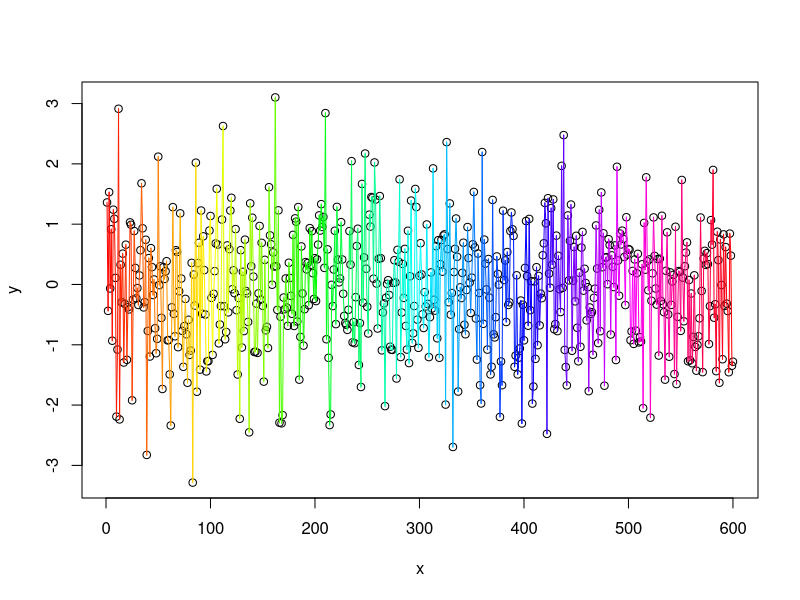
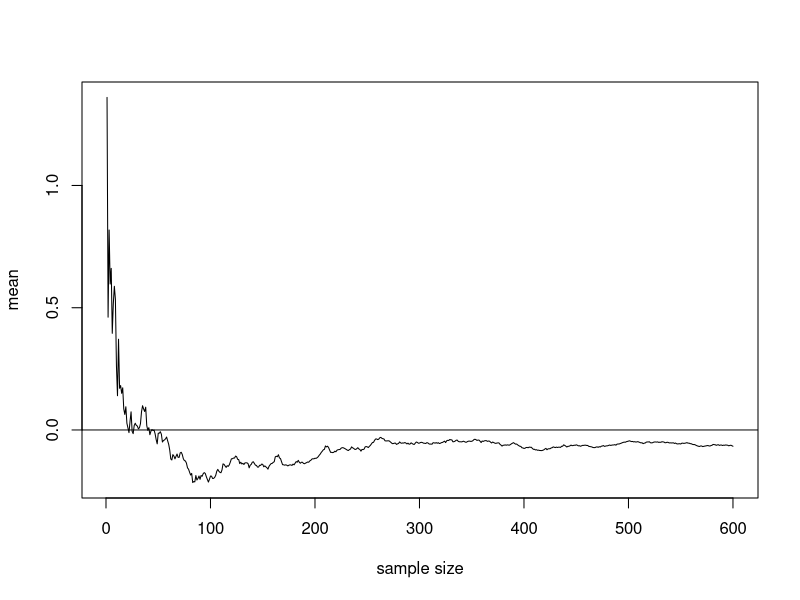
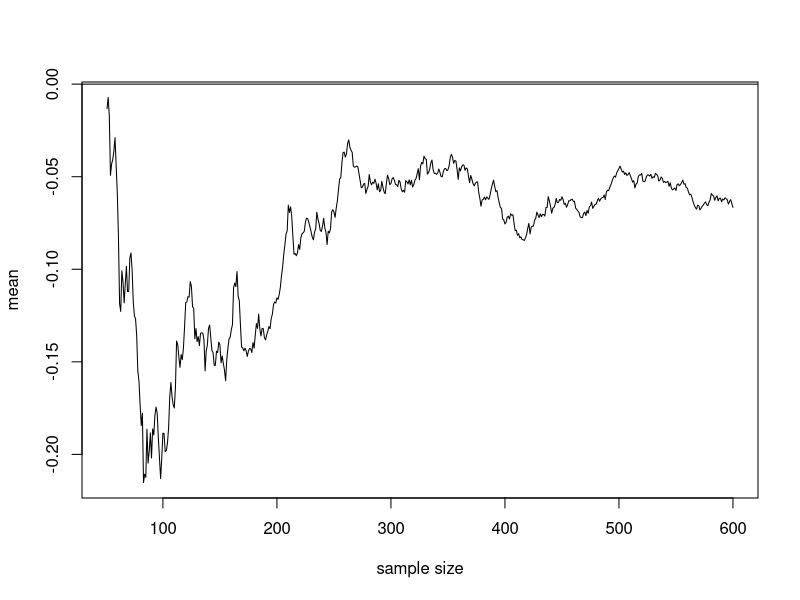
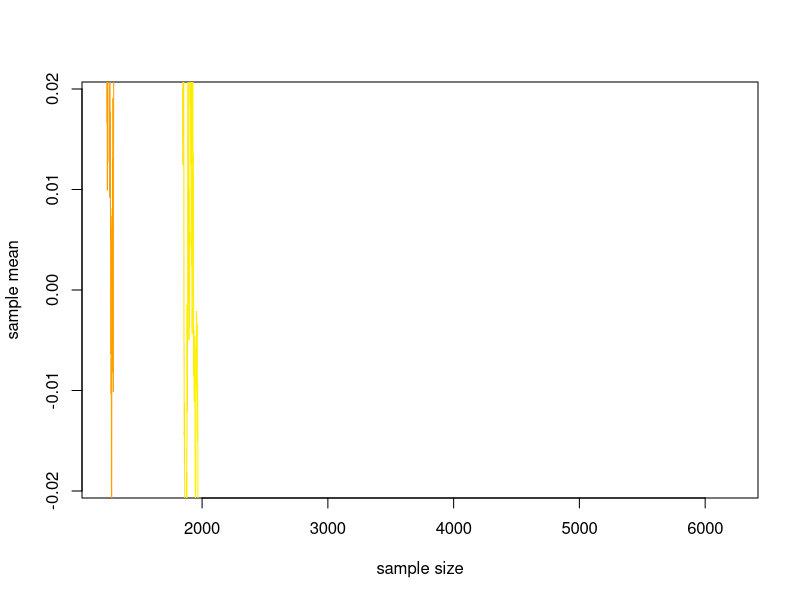

Recreate these plots in R, in order. (Note: a time limit stopped this script after it produced the figures.)
# Code File for Quneensland University of Technology: Bayesian Research and Applications Group's Introduction to R Course
# Course prepared and presented by Ben R. Fitzpatrick (ben.r.fitzpatrick@gmail.com) 14th of March 2012

# R is all about the free sharing of code with the proper acknowledgement of authorship so feel free share this file (just don't delete my name from it ;) and only add yours if you've improved it)

##############################
#                            #
#   This is code file 4      #
#   Intro to R Programming   #
#                            #
##############################


# Repetitions of a particular sequence of operations on successive selections of data possibly with a changes in the operations may be efficiently accomplished by utilising

# Control Flow

?Control

# and Logical statements

?Logic

# if(condition) action  # read as: if condition is true then perform actions

# Sorts of Conditions that might be used in an if() statement:

x <- 3

#Equality

x == 3 # logical test of whether the statement x = 3 is true

x == 4 # logical test of the whether the statement x = 4 is true

!(x == 4) # think of this as the negation of the result of the test of whether x = 4 is true

x == 2 & 3  # logical test of whether x = both 2 and 3

x == 2 | 3 # | is an 'inclusive or' so the test here is whether x (2, 3 or 2 & 3) if x = any of these then the statement is true

# works with vectors by testing element by element equality

y <- c(1,2,3)

z <- seq(1:3)

z == y

y[1] | y[2] == z[1] | z[3] # logical test of whether the 1st element of y or the 2nd element of y equal the 1st element of z or the 3rd element of z

# works for character vectors too

a <- c('alpha')

b <- c('alpha','beta','gamma')

a == b

# Relative Size

x < 3

x <= 3

x > 1

#  if(cond) expr

x

if(x==3) print('x = 3') # if x = 3 print 'x = 3'

if(x==3) print('x = 3') else print('x not equal to 3') # if x = 4 print 'x = 3', if x does not = 3 print 'x not equal to 4'

x <- 4

if(x==3) print('x = 3') else print('x not equal to 3')

# it's a bit hard to see the point of if() statements without a function
# so let's make a function that uses 'if else' statement to tell you whether a number is odd or even

# for the algorithm I have in mind we'll need the floor() command to round down (note: its opposite is ceiling() )

floor(35.5)
floor(1/3)
floor(4/3)

# and the paste command to create our output 

paste(4,c('is even'))

x

paste(x)

paste(x,c('is even'))

  if(x/2 == floor(x/2)) {paste(x,c('is even'))} else {paste(paste(x),c('is odd')) }

# try for a few x values

#e.g.

x <- 933

  if(x/2 == floor(x/2)) {paste(x,c('is even'))} else {paste(x,c('is odd')) }

#

# the process of defining x then re-entering the test can be streamlined by defining a function
# defining a function is creating you own custom R command

even <- function(x){

    if(x/2 == floor(x/2)) {paste(paste(x),c('is even'))} else {paste(paste(x),c('is odd')) }

  }

even(x=121)

even(121) # assumes arguments are supplied in order

even(124)

# can you make a function to test if a number is odd?


even  #recover the R code for a function by entering it without any brackets or arguments

#include R functions provided in R base

lm

#  '!'  negation symbol, read as 'not'

if(!x == 2) {paste(x,'is not 2')}




### for(variable in sequence) action

1:3 # quick way to define a sequece 

for(i in 1:3) {print(paste(i))}


for(i in seq(3,27,3)) {print(paste(i))}

# we can store the results of for() loops in variables

x <- rep(0,6)

x

# refer to elements of a vector by number

x[2] # 2nd element of x

#define elements of a vector by number

x[2] <- 3

x

length(x) # length of vector x

# so we can use the sequence of a for() loop to perform actions on objects by element/row/column number e.g.

# storing the results of a for loop in a vector

for(i in 1:length(x)){
  #we can let for() loops span several lines for readability much as we did for function definitions
  x[i] <- i^2 # store i^2 in the i'th element of x
} # end of for loop

x

# we can excecute all sorts of commands across a for() loop

n <- 600

x <- seq(1:n)

y <- rnorm(n=n,mean=0,sd=1)

plot(x,y)

rainbow(5) # rainbow(n)  'Creates a vector of ‘n’ contiguous colors' in this case equally spaced across the rainbow see also heat.colors(),terrain.colors() ... etc.

?rainbow

for(i in 2:length(x)){

  lines(x[(i-1):i],y[(i-1):i],col=rainbow(length(x))[i]) 

}  # connects point (x[(i-1)],y[(i-1)]) to point (x[i],y[i]) by a line of colour given by element 'i' of rainbow(length(x)) (a list of colour codes with the same number of elements as there are in vector 'x' and the colours equally spaced across the full visual spectrum of the rainbow) and does this for all 'i' in order from 'i=2' to 'i=length(x)'

# it is necessary to start at 'i=2' since our first vector index 'x[(i-1)]' and we wish to start at the first element of 'x'

y.i.mean <- rep(0,length(y))

for(i in 1:length(y)){

  y.i.mean[i] <- mean(y[1:i]) # calculate the mean of elements 1 to i of vector y and store this number in y.i.meam element i

}

plot(x,y.i.mean,type='l',xlab='sample size',ylab='mean')
abline(h=0)

plot(x[-seq(1:50)],y.i.mean[-seq(1:50)],type='l',xlab='sample size',ylab='mean') # plot vector x (after having droped the first 50 entries) against vector y.i.mean (again after having dropped the first 50 entries)
abline(h=0)

###  while() loops

x <- 1
    
while(length(x)<10) x<-c(x,x[length(x)]+1)  # while the length of vector x is less than 10 add another element onto the end of x of value eqaul to 1 + the last element of x

x

# so we could make our own sequence creation function:

my.seq <- function(from,to,by){

  x <- from

  length.max <- floor((to-from)/by)

  while(length(x)<=length.max) x<-c(x,x[length(x)]+by)

  return(x)

}

my.seq(1,10,1)

my.seq(3,27,3)

# but probably a more useful application is repeating some process until some level of precision is attained
# say increasing the sample size by 1 until the sample approximations to the population mean has remained within a particular precision around the population mean for 500 additions to the sample size

y <- rnorm(n=700,mean=0,sd=15) # start with a random sample of 700 observations from a normal distribution with a mean of 0 and a standard deviation of 15

#y

accr <- 5e-2 # this is the accuracy which we would like the estimate

# the first step is to have a function that for any particular vector v (of length > 500) will return the maximum absolute value of the means of elements 1 to the length of vector v, 1 to the 1 less than the length of vector v, 1 to the 2 less than the length of vector v,..., 1 to the 500 less than the length of vector v
# so that we may test if the maximum absolute value of these values is less the the accuracy (remember the the population mean is 0 here so sample mean - population mean = sample mean)

l500mm <- function(v){

  l500m <- rep(0,500)

  for(i in 1:500){

    l500m[i] <- mean(v[1:(length(v)-i+1)])

  }

  mx.abs <- max(abs(l500m))

  return(mx.abs)
  
}

#then we may use this function in a while() loop such that while the maximum of the means of 1 to each of the last 500 values of y is greater than the required accuracy (accr) additional samples of size one are drawn from the normal distribution and appended to the end of vector y

while(l500mm(y)>accr) y <- c(y,rnorm(n=1,mean=0,sd=15))


summary(y)

length(y)

cut <- 0.2*length(y)  # the first 20% will probably be quite variable and we are interested in the covergence to 0 so I only plot the last 80% of the data

  plot(0,0,ylim=c(-1.9*abs(mean(y[1:(cut+50)])),1.9*abs(mean(y[1:(cut+50)]))),xlim=c(cut,length(y)),type='n',xlab='sample size',ylab='sample mean') # setting up the plot box (just the x and y limits and the axis lables)

  x <- 1:length(y) # the index to plot the sample means against


for(i in cut:length(y)){

  lines(x[(i-1):i],c(mean(y[1:(i-1)]),mean(y[1:i])),col=rainbow(2*length(x))[i]) # joining the sample mean for y length (i-1) to the sample mean for y length i by lines (x coordinates are our count of sample size at y[i]) coloured in proportion to i

}

# and now the visual check that the sample mean has no strayed more than +/- accr from 0 for the last 500 additions to y

abline(h=accr,col='cyan')

abline(h=-accr,col='cyan')

abline(v=(length(y)-500),col='red')

mean(y)

################################
#                              #
#   Programming Excercise 1    #
#                              #
#    Create a solar system     #
#          emulation           #
#                              #
################################

n.step <-  500 # number of animation frames to create

# Solution

start <- 0

end <- 2*pi

theta <- seq(from=start,to=end,length.out=n.step) #angle controlling rotation of Planet 1 by changing the angle gradually with a for() loop we can generate movement along a orbital path

Orbit1 <- data.frame(theta,x=rep(0,length(theta)),y=rep(0,length(theta))) # dataframe to store the x and y coordinates of the orbital path of Planet 1
#producing each new frame of video by ploting Planet 1 at the position in a row of this dataframe and advancing through these rows in order we can create the emulate the movement of  planet 1 around the sun (note this is an emulation not a simulation there are no graviational law calculations in this code)

r <- 0.75 # radius of orbit of Planet 1

for(i in 1:nrow(Orbit1)){

  Orbit1[i,2] <- r*cos(Orbit1[i,1]) # Planet 1 x-coordinate at angle theta[i] i.e. row i

  Orbit1[i,3] <- r*sin(Orbit1[i,1]) # Planet 1 y-coordinate at angle theta[i] i.e. row i

}

# same proceedure as for Planet 1 just changing all the numbers a bit so Planet 2 follows a different path 

Orbit2 <- data.frame(theta,x=rep(0,length(theta)),y=rep(0,length(theta)))

r <- 0.3 # radius

for(i in 1:nrow(Orbit2)){

  Orbit2[i,2] <- r*cos(-(2*Orbit2[i,1]+pi/4))

  Orbit2[i,3] <- r*sin(-(2*Orbit2[i,1]+pi/4))

}

# same proceedure as for Planet 1 just changing all the numbers a bit so Planet 2 follows a different path 

Orbit3 <- data.frame(theta,x=rep(0,length(theta)),y=rep(0,length(theta)))

r <- 0.9 #radius

for(i in 1:nrow(Orbit3)){

  Orbit3[i,2] <- r*cos((3.5*Orbit3[i,1]+pi/4))

  Orbit3[i,3] <- r*sin((3.5*Orbit3[i,1]+pi/4))

}

# adding a moon orbiting around Planet 2

phi <- 6*(theta+pi/4) 

O2.moon <- data.frame(phi,x=rep(0,length(theta)),y=rep(0,length(theta)))

r.O2m <- 0.15


for(i in 1:nrow(Orbit2)){

  O2.moon[i,2] <- Orbit1[i,2] + r.O2m*cos(O2.moon[i,1]-pi/4)

  O2.moon[i,3] <- Orbit1[i,3] + r.O2m*sin(O2.moon[i,1]-pi/4)

}

# adding a moon around Planet 3

eta <- 9*(theta+pi/4)

O3.moon <- data.frame(eta,x=rep(0,length(theta)),y=rep(0,length(theta)))

r.O3m <- 0.15


for(i in 1:nrow(O3.moon)){

  O3.moon[i,2] <- Orbit3[i,2] + r.O3m*cos(O3.moon[i,1]+pi/4)

  O3.moon[i,3] <- Orbit3[i,3] + r.O3m*sin(O3.moon[i,1]+pi/4)

}



# Warning for epileptics this plot flashes a lot as it progresses through the for() loop

setwd('/home/ben/animation') # change the file path to a file path on your computer where you would like the sequence frames (images) to be saved that we will stick together into an animation below

# to preview the animation in R use this code which has the image saving bits commented out 

for(i in 1:nrow(Orbit1)){

  jpeg(filename = paste('image',paste(i),'.jpg',sep=''),width = 800, height = 800)  

  plot(0,0,xlim=c(-1.5,1.5),ylim=c(-1.5,1.5),cex=5,col='yellow',pch=19,xlab='',ylab='')
  par(new=T)
  plot(Orbit1[i,2],Orbit1[i,3],xlim=c(-1.5,1.5),ylim=c(-1.5,1.5),cex=3,col='blue',pch=19,xlab='',ylab='')
  par(new=T)
  plot(Orbit2[i,2],Orbit2[i,3],xlim=c(-1.5,1.5),ylim=c(-1.5,1.5),cex=1,pch=19,col='red',xlab='',ylab='')
  par(new=T)
  plot(O2.moon[i,2],O2.moon[i,3],xlim=c(-1.5,1.5),ylim=c(-1.5,1.5),cex=1,pch=19,col='grey',xlab='',ylab='')
  par(new=T)
  plot(O3.moon[i,2],O3.moon[i,3],xlim=c(-1.5,1.5),ylim=c(-1.5,1.5),cex=0.5,pch=19,col='grey',xlab='',ylab='')
  par(new=T)
  plot(Orbit3[i,2],Orbit3[i,3],xlim=c(-1.5,1.5),ylim=c(-1.5,1.5),cex=1.5,pch=19,col='green',xlab='',ylab='')
  par(new=T)  
  plot(0,0,xlim=c(-1.5,1.5),ylim=c(-1.5,1.5),cex=5,col='yellow',pch=19,xlab='',ylab='')       #par(new=T)
  dev.off()
  #dev.new()

}

# to write the image files that we will use to create the animation use this code:

for(i in 1:nrow(Orbit1)){

  jpeg(filename = paste('image',paste(i),'.jpg',sep=''),width = 800, height = 800)  
  plot(0,0,xlim=c(-1.5,1.5),ylim=c(-1.5,1.5),cex=5,col='yellow',pch=19,xlab='',ylab='')
  par(new=T)
  plot(Orbit1[i,2],Orbit1[i,3],xlim=c(-1.5,1.5),ylim=c(-1.5,1.5),cex=3,col='blue',pch=19,xlab='',ylab='')
  par(new=T)
  plot(Orbit2[i,2],Orbit2[i,3],xlim=c(-1.5,1.5),ylim=c(-1.5,1.5),cex=1,pch=19,col='red',xlab='',ylab='')
  par(new=T)
  plot(O2.moon[i,2],O2.moon[i,3],xlim=c(-1.5,1.5),ylim=c(-1.5,1.5),cex=1,pch=19,col='grey',xlab='',ylab='')
  par(new=T)
  plot(O3.moon[i,2],O3.moon[i,3],xlim=c(-1.5,1.5),ylim=c(-1.5,1.5),cex=0.5,pch=19,col='grey',xlab='',ylab='')
  par(new=T)
  plot(Orbit3[i,2],Orbit3[i,3],xlim=c(-1.5,1.5),ylim=c(-1.5,1.5),cex=1.5,pch=19,col='green',xlab='',ylab='')
  par(new=T)  
  plot(0,0,xlim=c(-1.5,1.5),ylim=c(-1.5,1.5),cex=5,col='yellow',pch=19,xlab='',ylab='')       #par(new=T)
  dev.off()
  #dev.new()

}


graphics.off()

# the 3D version

rgl.open()

counter=1

for(i in 1:(0.5*nrow(Orbit1))){

#for(i in 1:250){

  counter=counter+1

  view3d(theta=0, phi=-30)

  rgl.spheres(c(1.1),c(1.1),c(1.1),radius=0.05,xlab='',ylab='',interactive=F,alpha=0)

  rgl.spheres(c(1.1),c(1.1),c(-1.1),radius=0.05,xlab='',ylab='',interactive=F,alpha=0)


  rgl.spheres(c(1.1),c(-1.1),c(1.1),radius=0.05,xlab='',ylab='',interactive=F,alpha=0)

  rgl.spheres(c(1.1),c(-1.1),c(-1.1),radius=0.05,xlab='',ylab='',interactive=F,alpha=0)

  
  rgl.spheres(c(-1.1),c(1.1),c(-1.1),radius=0.05,xlab='',ylab='',interactive=F,alpha=0)

  rgl.spheres(c(-1.1),c(1.1),c(1.1),radius=0.05,xlab='',ylab='',interactive=F,alpha=0)


  rgl.spheres(c(-1.1),c(-1.1),c(-1.1),radius=0.05,xlab='',ylab='',interactive=F,alpha=0)

  rgl.spheres(c(-1.1),c(-1.1),c(1.1),radius=0.05,xlab='',ylab='',interactive=F,alpha=0)

  
  rgl.spheres(0,0,0,radius=0.25,col='yellow',xlab='',ylab='',interactive=F)
  
  rgl.spheres(Orbit1[i,2],Orbit1[i,3],0,radius=0.05,col='blue',xlab='',ylab='',interactive=F)
  
  rgl.spheres(Orbit2[i,2],Orbit2[i,3],0,radius=0.04,col='red',xlab='',ylab='',interactive=F)
  
  rgl.spheres(O2.moon[i,2],O2.moon[i,3],0,radius=0.02,col='grey',xlab='',ylab='',interactive=F)
  
  rgl.spheres(O3.moon[i,2],O3.moon[i,3],0,radius=0.02,col='grey',xlab='',ylab='',interactive=F)
  
  rgl.spheres(Orbit3[i,2],Orbit3[i,3],0,radius=0.08,col='green',xlab='',ylab='',interactive=F)

  rgl.snapshot(filename=paste('image',paste(counter),'.png',sep=''), fmt="png")
   
  clear3d(type=c('shapes'))

}


#now the fun bit who can introduce a moon into this system
#how about a commet  (commets have elliptical orbits)
# collision detection???? ;-)

#at the Linux Terminal

# ffmpeg -f image2 -r 1 -i image%d.jpg -r 1 -s 800x800 joo.avi

#ffmpeg -i joo.avi -f yuv4mpegpipe - | yuvfps -s 30:1 -r 30:1 | ffmpeg -f yuv4mpegpipe -i - -b 28800k aa30fps.avi





#########################################
#                                        #
#   Programming Excercise 2              #
#                                        #
#   Prime Numbers and Interger Divisors  #
#                                        #
##########################################

# The Excercise
# Can you make a function to test whether a number is prime then if it is not return it's interger divisors other than 1 and itself?
# Can you modify your function so that it can perform this sequence of actions for each element in a supplied vector of numbers to test?
# How long does your function take to run?
# Can you alter your code to make it run faster?











prime.test <- function(v){ # now just define prime.test2() once, deleted all the repeates of the same calculations
  
  Out = data.frame(Number=v,Is.Prime=factor(rep(NA,length=length(v)),levels=c('Prime','Not.Prime')),N.Divs=numeric(length=length(v)))

  n.divs = rep(0,(max(v)-2))

   prime.test2 = function(x){ 

      if(x<1) {return(paste('Not.Prime'))}

      if(x==1 | x==2 | x==3) {return(list('Prime',0))}

      pf = my.seq(from=2,to=(x-1),by=1)  # potential factors
      
      n.div.i = sum(as.numeric((x/pf-floor(x/pf))==0))

      if(n.div.i==0) result = list('Prime',0) else result = list('Not.Prime',n.div.i)

      return(result)

      }      

  for(i in 1:length(v)){
   
    op = prime.test2(x=v[i])

    Out[i,2] = paste(op[1])

    Out[i,3] = op[2]

  }

  max.divs = max(Out[,3])  # number of extra columns required (add them all here once outside any loop to avoid recreating the dataframe with each iteration of the loop

  Out = data.frame(Out,matrix(0,nrow=nrow(Out),ncol=max.divs))

  for(i in 1:length(v)){

    x = v[i]

    pf = my.seq(from=2,to=(x-1),by=1)

    x.pf = as.numeric((x/pf-floor(x/pf))==0)
    
    Divs = cbind(x.pf,pf) #making another matrix inside a loop further slowing things

    counter = 0

    for(j in 1:nrow(Divs)){  #nested loop, oh no!

      if(Divs[j,1]==1)  counter = counter + 1

      if(Divs[j,1]==1) Out[i,3+counter] = Divs[j,2] # two separate if() statements using the same condition

    }

  }

  Out=data.frame(Out)

  return(Out)

}  

system.time(sl <- ptv.slow(v=seq(1e4,1e4+1000,1)))[3]/1000 # 0.400605   sec per element in v

system.time(sl.sp3 <- ptv.sp3(v=seq(1e4,1e4+1000,1)))[3]/1000 # 0.405414   sec per element in v

system.time(sl2 <- ptv.slow(v=seq(1e5,1e5+100,1)))[3]/1000 #    sec per element in v

system.time(sl2.sp3 <- ptv.sp3(v=seq(1e5,1e5+100,1)))[3]/1000 #    sec per element in v


      
#################
############
################





# To Speed Up R Code:

# Replace loops with matrix operations

# Where loops are unavoidable:

# Define you data.storage object once outside the loop and fill it from within the loop (rather than adding new columns or rows with each iteration of the loop- R has to re-define the whole thing each time if you do this )

# try using lapply() instead of for()
#'lapply() can be faster than a carefully crafted for() loop (since C-level code is more efficient in memory allocation)' - Brian D. Ripley, Professor of Applied Statistics, Oxford

# call 'C' or 'fortran' for the slow bits (I can't help with this sorry)

# where job allows for parallel computing split it across multiple processor cores using package 'multicore' e.g. mclapply()  or the REvolution package










#or if you would rather try to emulate solar system producing something along the lines of the animation I made: Solar_System.avi
#(you don't have to make it into an external animation an animation within R is also fine for our purposes here)
